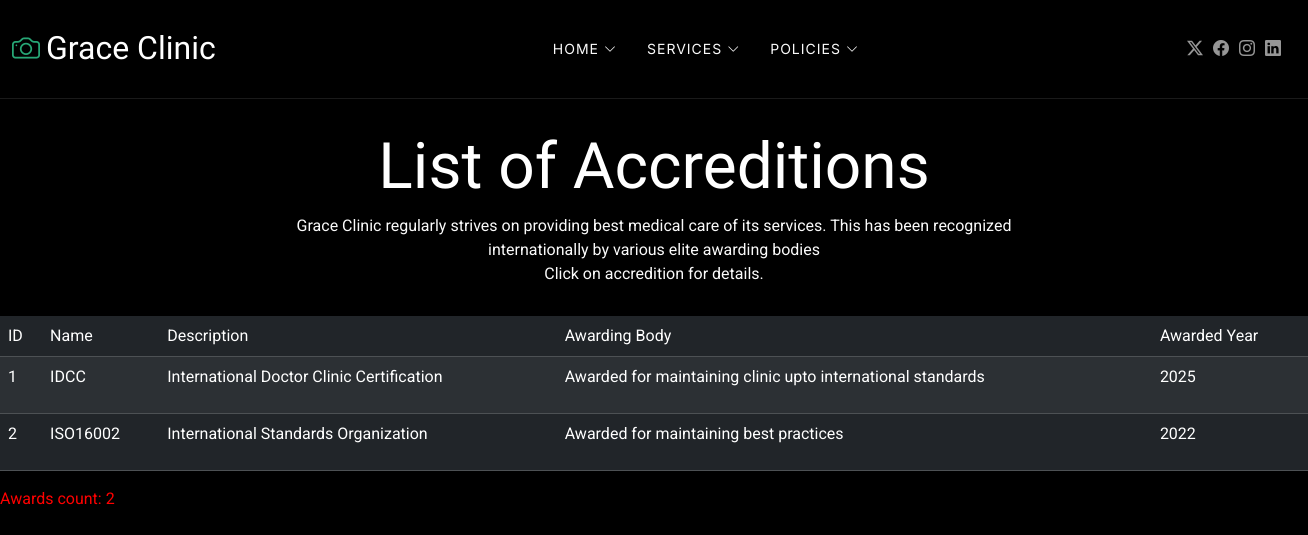
The app's page /accreditions with its own data.
### tables this page shows
CREATE TABLE "accreditions" (
	"accredition_id"	INTEGER NOT NULL,
	"accredition_name"	TEXT,
	"accredition_description"	TEXT,
	"awarding_body"	TEXT,
	"awarded_year"	INTEGER,
	"validity_years"	TEXT,
	"created_by"	INTEGER,
	"created_date"	TEXT,
	"updated_by"	INTEGER,
	"updated_date"	TEXT,
	PRIMARY KEY("accredition_id" AUTOINCREMENT)
);

### accreditions/routes.py (the view)
@accredition_bp.route("/accreditions")
def accredition_list():
    accreditions = get_all_accreditions()
    return render_template("accreditions/accredition-list.html", accreditions=accreditions)

### accreditions/services.py (called while the page is built)
def get_all_accreditions():
    con = sqlite3.connect(DB_PATH)
    con.row_factory = sqlite3.Row
    cur = con.cursor()
    accreditions = cur.execute(
        "SELECT accredition_id, accredition_name, accredition_description, awarding_body, awarded_year FROM accreditions"
    ).fetchall()
    con.close()
    return accreditions

### templates/accreditions/accredition-list.html
{% extends "base.html" %}
{% block content %}
    <div class="page-title">
        <div class="heading">
            <div class="container">
                <div class="row d-flex justify-content-center text-center">
                    <div class="col-lg-8">
                        <h1>List of Accreditions</h1>
                        <p class="mb-0">Grace Clinic regularly strives on providing best medical care of its services. This has been recognized internationally by various elite awarding bodies</p>
                        <p class="mb-0">Click on accredition for details.</p>
                    </div>
                </div>
            </div>
      </div>
    </div>
        <table class="table table-striped table-dark">
            <thead class="table-header-cus">
                <tr>
                    <td>ID</td>
                    <td>Name</td>
                    <td>Description</td>
                    <td>Awarding Body</td>
                    <td>Awarded Year</td>
                </tr>
            </thead>
            <tbody>
                {% for accredition in accreditions %}
                <tr>
                    <td><p>{{ accredition.accredition_id }}</p></td>
                    <td><p>{{ accredition.accredition_name }}</p></td>
                    <td><p>{{ accredition.accredition_description }}</p></td>
                    <td><p>{{ accredition.awarding_body }}</p></td>
                    <td><p>{{ accredition.awarded_year }}</p></td>
                </tr>
                {% endfor %}
            </tbody>
        </table>
        <p style="color:red;">
            Awards count: {{ accreditions | length }}
        </p>
{% endblock %}

### static/css/main.css (style rules this page uses)
:root { --default-font: "Roboto", system-ui, -apple-system, "Segoe UI", Roboto, "Helvetica Neue", Arial, "Noto Sans", "Liberation Sans", sans-serif, "Apple Color Emoji", "Segoe UI Emoji", "Segoe UI Symbol", "Noto Color Emoji"; --heading-font: "Cardo", sans-serif; --nav-font: "Inter", sans-serif; }
:root { --background-color: #000000; --default-color: #fafafa; --heading-color: #ffffff; --accent-color: #27a776; --surface-color: #1a1a1a; --contrast-color: #ffffff; }
:root { --nav-color: rgba(255, 255, 255, 0.5); --nav-hover-color: #ffffff; --nav-mobile-background-color: #1a1a1a; --nav-dropdown-background-color: #1a1a1a; --nav-dropdown-color: rgba(255, 255, 255, 0.5); --nav-dropdown-hover-color: #ffffff; }
:root { scroll-behavior: smooth; }
body { color: var(--default-color); background-color: var(--background-color); font-family: var(--default-font); }
h1, h2, h3, h4, h5, h6 { color: var(--heading-color); font-family: var(--heading-font); }
.page-title { color: var(--default-color); background-color: var(--background-color); position: relative; }
.page-title .heading { padding: 30px 0; border-top: 1px solid color-mix(in srgb, var(--default-color), transparent 90%); }
.page-title .heading h1 { font-size: 64px; font-weight: 400; }

### records on screen
accreditions: accredition_id "1", accredition_name "IDCC", accredition_description "International Doctor Clinic Certification", awarding_body "Awarded for maintaining clinic upto international standards", awarded_year "2025"
accreditions: accredition_id "2", accredition_name "ISO16002", accredition_description "International Standards Organization", awarding_body "Awarded for maintaining best practices", awarded_year "2022"

### other values on screen
{{ accreditions | length }} "2"
